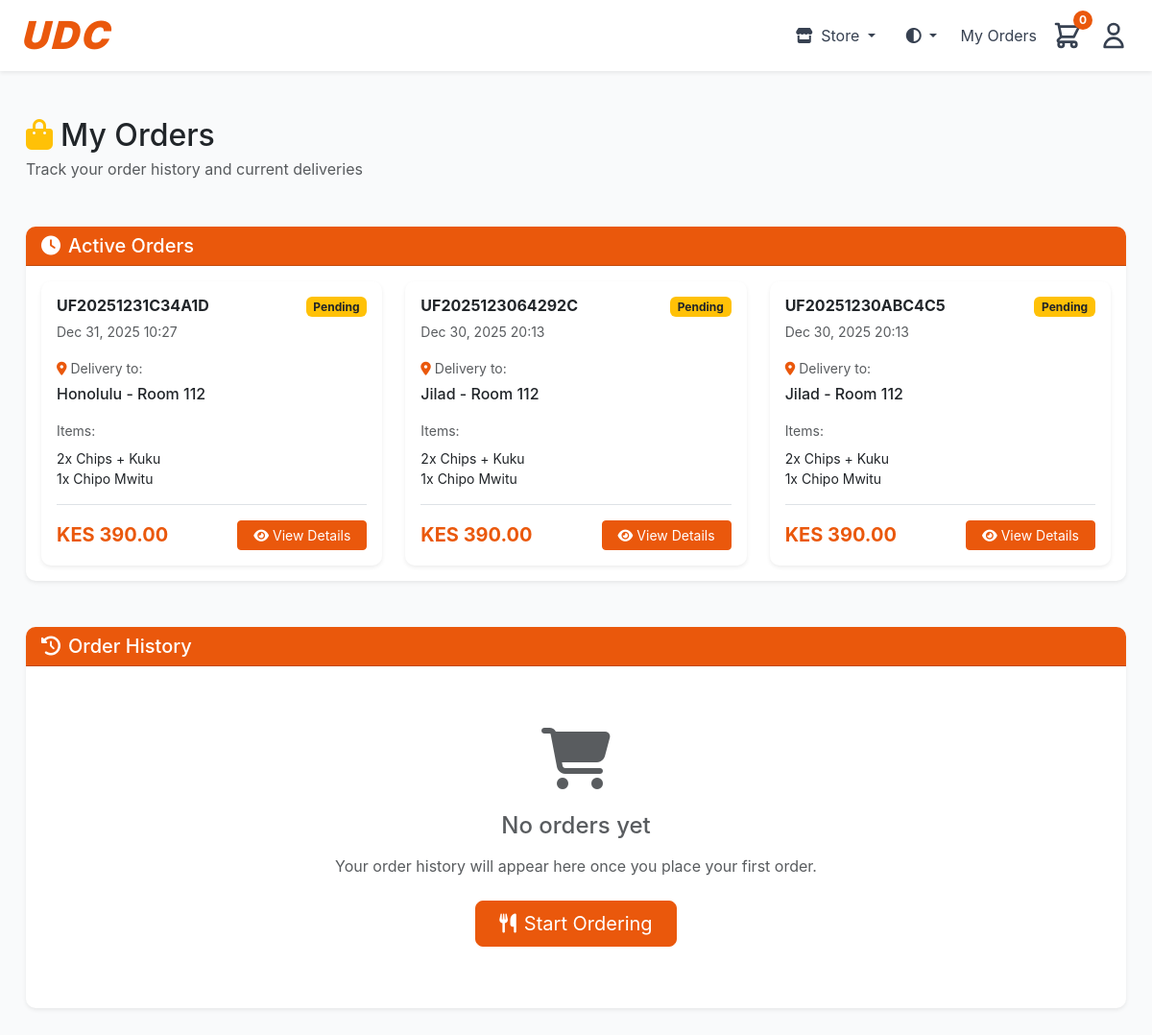
The page /orders/ (signed in) on the database its author committed.
### urbanfoods/models.py (models this page shows, shortened)
class Order(models.Model):
    STATUS_CHOICES = [
        ('pending', ' Pending'),
        ('preparing', ' Preparing'),
        ('out_for_delivery', ' Out for Delivery'),
        ('delivered', ' Delivered'),
        ('cancelled', ' Cancelled'),
    ]
    order_number = models.CharField(max_length=20, unique=True, editable=False)
    user = models.ForeignKey(User, on_delete=models.CASCADE, related_name='orders')
    status = models.CharField(max_length=20, choices=STATUS_CHOICES, default='pending')
    hostel = models.CharField(max_length=100)
    room_number = models.CharField(max_length=50)
    phone_number = models.CharField(max_length=15)
    delivery_notes = models.TextField(blank=True)
    subtotal = models.DecimalField(max_digits=10, decimal_places=2)
    delivery_fee = models.DecimalField(max_digits=10, decimal_places=2, default=0)
    total = models.DecimalField(max_digits=10, decimal_places=2)
    created_at = models.DateTimeField(auto_now_add=True)
    updated_at = models.DateTimeField(auto_now=True)
    estimated_delivery = models.DateTimeField(null=True, blank=True)
    delivered_at = models.DateTimeField(null=True, blank=True)
    payment_method = models.CharField(max_length=10, choices=[('mpesa', 'MPESA')], default='mpesa')
    payment_status = models.CharField(max_length=20, choices=[
        ('pending', 'Pending'),
        ('processing', 'Processing'),
        ('completed', 'Completed'),
        ('failed', 'Failed'),
        ('cancelled', 'Cancelled')
    ], default='pending')
    payment_type = models.CharField(max_length=20, choices=[
        ('till', 'Till Number'),
        ('paybill', 'Paybill Number')
    ], blank=True, null=True)
    payment_completed_at = models.DateTimeField(null=True, blank=True)
    payment_failure_reason = models.TextField(blank=True, null=True)
    store_type = models.CharField(max_length=10, choices=[
        ('food', 'Food Store'),
        ('liquor', 'Liquor Store'),
        ('grocery', 'Grocery Shop')
    ], default='food')
    mpesa_checkout_request_id = models.CharField(max_length=50, blank=True, null=True)
    mpesa_receipt_number = models.CharField(max_length=20, blank=True, null=True)
    mpesa_transaction_date = models.CharField(max_length=20, blank=True, null=True)
    cancellation_reason = models.TextField(blank=True)
    rating = models.IntegerField(null=True, blank=True, validators=[MinValueValidator(1), MinValueValidator(5)])
    review = models.TextField(blank=True)
    class Meta:
        ordering = ['-created_at']

class OrderItem(models.Model):
    order = models.ForeignKey(Order, on_delete=models.CASCADE, related_name='items')
    food_item = models.ForeignKey(FoodItem, on_delete=models.PROTECT)
    quantity = models.PositiveIntegerField(validators=[MinValueValidator(1)])
    price_at_order = models.DecimalField(max_digits=10, decimal_places=2)  # Price snapshot

class FoodItem(models.Model):
    STORE_CHOICES = [
        ('food', 'Food Store'),
        ('liquor', 'Liquor Store'),
        ('grocery', 'Grocery Shop'),
    ]
    name = models.CharField(max_length=100)
    description = models.TextField()
    category = models.ForeignKey(FoodCategory, on_delete=models.CASCADE, related_name='items')
    price = models.DecimalField(max_digits=10, decimal_places=2, validators=[MinValueValidator(0)])
    image = models.ImageField(upload_to='food_images/')
    prep_time = models.IntegerField(help_text="Preparation time in minutes", default=15)
    is_available = models.BooleanField(default=True)
    is_featured = models.BooleanField(default=False)
    is_meal_of_day = models.BooleanField(default=False)
    times_ordered = models.IntegerField(default=0)  # for popularity tracking
    store_type = models.CharField(max_length=10, choices=STORE_CHOICES, default='food')
    bottle_size = models.CharField(max_length=20, blank=True, help_text="For liquor items (e.g., 250ml, 500ml, 750ml)")
    created_at = models.DateTimeField(auto_now_add=True)
    updated_at = models.DateTimeField(auto_now=True)
    class Meta:
        ordering = ['-is_featured', '-times_ordered', 'name']

### urbanfoods/views.py (the view)
# urls.py: path('orders/', views.my_orders, name='my_orders'),
@login_required
def my_orders(request):
    orders = Order.objects.filter(user=request.user).prefetch_related('items')
    active_orders = orders.exclude(status__in=['delivered', 'cancelled'])
    order_history = orders.filter(status__in=['delivered', 'cancelled'])
    context = {
        'active_orders': active_orders,
        'order_history': order_history,
    }
    return render(request, 'my_orders.html', context)

### urbanfoods/context_processors.py (called while the page is built)
def store_type(request):
    return {
        'store_type': request.session.get('store_type', 'food')
    }

### urbanfoods/templates/my_orders.html (shortened to what this page needs)
{% extends 'base.html' %}
{% load static %}
{% block content %}
<div class="container-fluid py-4">
    <div class="row mb-4">
        <div class="col-12">
            <div class="d-flex justify-content-between align-items-center mb-4">
                <div>
                    <h1 class="h2 mb-1 text-dark"><i class="fas fa-shopping-bag text-warning me-2"></i>My Orders</h1>
                    <p class="text-muted mb-0">Track your order history and current deliveries</p>
                </div>
            </div>
        </div>
    </div>
    {% if active_orders %}
    <div class="row mb-5">
        <div class="col-12">
            <div class="card shadow-sm border-0">
                <div class="card-header text-white" style="background-color: #ea580c;">
                    <h5 class="mb-0"><i class="fas fa-clock me-2"></i>Active Orders</h5>
                </div>
                <div class="card-body">
                    <div class="row g-4">
                        {% for order in active_orders %}
                        <div class="col-lg-6 col-xl-4">
                            <div class="card h-100 border-0 shadow-sm hover-shadow">
                                <div class="card-body">
                                    <div class="d-flex justify-content-between align-items-start mb-3">
                                        <div>
                                            <h6 class="card-title mb-1 fw-bold">{{ order.order_number }}</h6>
                                            <small class="text-muted">{{ order.created_at|date:"M d, Y H:i" }}</small>
                                        </div>
                                        <span class="badge
                                            {% if order.status == 'pending' %}bg-warning text-dark
                                            {% elif order.status == 'preparing' %}bg-info text-white
                                            {% elif order.status == 'out_for_delivery' %}bg-warning text-dark
                                            {% else %}bg-secondary{% endif %}">
                                            {{ order.get_status_display }}
                                        </span>
                                    </div>
                                    <div class="mb-3">
                                        <p class="text-muted small mb-1"><i class="fas fa-map-marker-alt me-1" style="color: #ea580c;"></i>Delivery to:</p>
                                        <p class="mb-0 fw-medium">{{ order.hostel }} - Room {{ order.room_number }}</p>
                                    </div>
                                    <div class="mb-3">
                                        <p class="text-muted small mb-2">Items:</p>
                                        <div class="small">
                                            {% for item in order.items.all %}
                                            <div class="d-flex justify-content-between">
                                                <span>{{ item.quantity }}x {{ item.food_item.name }}</span>
                                            </div>
                                            {% endfor %}
                                        </div>
                                    </div>
                                    <div class="d-flex justify-content-between align-items-center pt-3 border-top">
                                        <div>
                                            <span class="h5 fw-bold mb-0" style="color: #ea580c;">KES {{ order.total }}</span>
                                        </div>
                                        <a href="{% url 'order_detail' order.order_number %}" class="btn btn-sm px-3 text-white" style="background-color: #ea580c; border-color: #ea580c;">
                                            <i class="fas fa-eye me-1"></i>View Details
                                        </a>
                                    </div>
                                </div>
                            </div>
                        </div>
                        {% endfor %}
                    </div>
                </div>
            </div>
        </div>
    </div>
    {% endif %}
    <div class="row">
        <div class="col-12">
            <div class="card shadow-sm border-0">
                <div class="card-header text-white" style="background-color: #ea580c;">
                    <h5 class="mb-0"><i class="fas fa-history me-2"></i>Order History</h5>
                </div>
                <div class="card-body">
                    {% if order_history %}
                    <div class="table-responsive">
                        <table class="table table-hover mb-0">
                            <thead class="table-light">
                                <tr>
                                    <th class="border-0 fw-semibold">Order #</th>
                                    <th class="border-0 fw-semibold">Date</th>
                                    <th class="border-0 fw-semibold">Status</th>
                                    <th class="border-0 fw-semibold">Total</th>
                                    <th class="border-0 fw-semibold">Actions</th>
                                </tr>
                            </thead>
                            <tbody>
                                {% for order in order_history %}
                                <tr class="align-middle">
                                    <td class="fw-medium">{{ order.order_number }}</td>
                                    <td class="text-muted">{{ order.created_at|date:"M d, Y" }}</td>
                                    <td>
                                        <span class="badge
                                            {% if order.status == 'delivered' %}bg-success
                                            {% elif order.status == 'cancelled' %}bg-danger
                                            {% else %}bg-secondary{% endif %}">
                                            {{ order.get_status_display }}
                                        </span>
                                    </td>
                                    <td class="fw-bold" style="color: #ea580c;">KES {{ order.total }}</td>
                                    <td>
                                        <a href="{% url 'order_detail' order.order_number %}" class="btn btn-outline-primary btn-sm">
                                            <i class="fas fa-eye me-1"></i>View
                                        </a>
                                    </td>
                                </tr>
                                {% endfor %}
                            </tbody>
                        </table>
                    </div>
                    {% else %}
                    <div class="text-center py-5">
                        <div class="mb-4">
                            <i class="fas fa-shopping-cart fa-4x text-muted"></i>
                        </div>
                        <h4 class="text-muted mb-3">No orders yet</h4>
                        <p class="text-muted mb-4">Your order history will appear here once you place your first order.</p>
                        <a href="{% url 'homepage' %}" class="btn btn-lg px-4 text-white" style="background-color: #ea580c; border-color: #ea580c;">
                            <i class="fas fa-utensils me-2"></i>Start Ordering
                        </a>
                    </div>
                    {% endif %}
                </div>
            </div>
        </div>
    </div>
</div>
{% endblock %}

### static/styles.css (style rules this page uses)
body { font-family: 'Segoe UI', Tahoma, Geneva, Verdana, sans-serif; background-color: #f8f9fa; transition: background-color 0.3s ease, color 0.3s ease; }
.card { border: none; border-radius: 10px; box-shadow: 0 2px 10px rgba(0,0,0,0.1); transition: transform 0.2s; }
.card-header { background-color: #28a745; color: white; border-radius: 10px 10px 0 0 !important; }
.badge { font-size: 0.75em; }
.shadow-sm { box-shadow: 0 0.125rem 0.25rem rgba(0, 0, 0, 0.075) !important; }

### urbanfoods/templates/base.html (style rules this page uses)
:root { --bs-primary: #ea580c; --bs-primary-rgb: 234, 88, 12; }
body { background-color: #f9fafb; font-family: -apple-system, BlinkMacSystemFont, 'Segoe UI', Roboto, 'Helvetica Neue', Arial, sans-serif; }

### urbanfoods/templates/my_orders.html (style rules this page uses)
.hover-shadow { transition: box-shadow 0.3s ease; }

### rows shown on the page
Order: order_number "UF20251231C34A1D", created_at "Dec 31, 2025 10:27", status "Pending", hostel "Honolulu", room_number "112", total "390.00"
OrderItem: quantity "2", food_item.name "Chips + Kuku"
OrderItem: quantity "1", food_item.name "Chipo Mwitu"
Order: order_number "UF2025123064292C", created_at "Dec 30, 2025 20:13", status "Pending", hostel "Jilad", room_number "112", total "390.00"
OrderItem: quantity "2", food_item.name "Chips + Kuku"
OrderItem: quantity "1", food_item.name "Chipo Mwitu"
Order: order_number "UF20251230ABC4C5", created_at "Dec 30, 2025 20:13", status "Pending", hostel "Jilad", room_number "112", total "390.00"
OrderItem: quantity "2", food_item.name "Chips + Kuku"
OrderItem: quantity "1", food_item.name "Chipo Mwitu"
